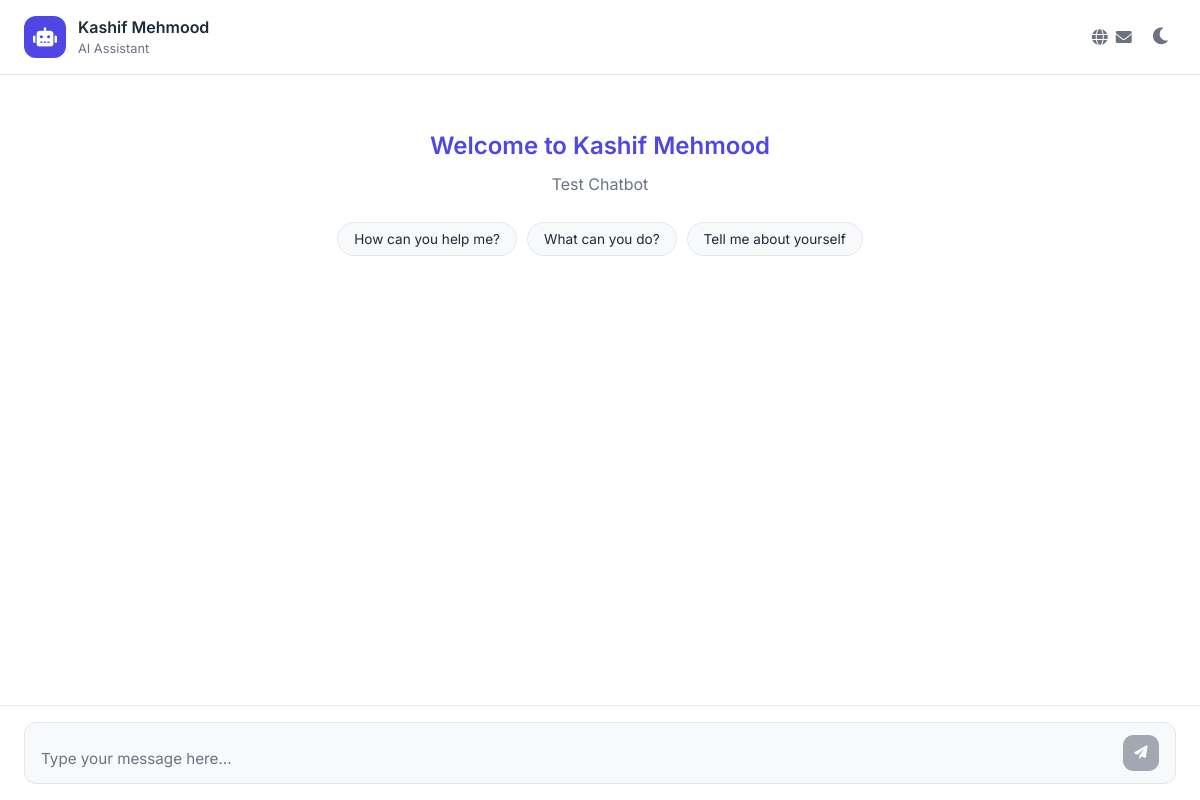
The app's page /chat/chat/353d27798adc42d5af5f081f400cd849/ with its own data.
### chat/models.py (models this page shows, shortened)
class Chatbot(models.Model):
    chatbot_id = models.UUIDField(primary_key=True, default=uuid.uuid4, editable=False)
    user = models.ForeignKey(User, on_delete=models.CASCADE)
    name = models.CharField(max_length=255, default="New Chatbot")
    description = models.TextField(null=True, blank=True)
    prompt = models.TextField(null=True, blank=True)
    llm_provider = models.CharField(max_length=255, choices=LLM_PROVIDER_CHOICES, default='openai')
    llm_model = models.CharField(max_length=255, choices=LLM_MODEL_CHOICES, default='gpt-4o-mini')
    is_active = models.BooleanField(default=True)
    is_public = models.BooleanField(default=False)
    created_at = models.DateTimeField(auto_now_add=True)
    updated_at = models.DateTimeField(auto_now=True)

class Channel(models.Model):
    channel_id = models.UUIDField(primary_key=True, default=uuid.uuid4, editable=False)
    chatbot = models.ForeignKey(Chatbot, on_delete=models.CASCADE)
    channel_type = models.CharField(max_length=255, choices=CHANNEL_TYPE_CHOICES)
    created_at = models.DateTimeField(auto_now_add=True)
    updated_at = models.DateTimeField(auto_now=True)

### chat/views.py (the view)
# urls.py: path('chat/<str:chatbot_id>/', views.public_conversation, name='public_conversation'),
def public_conversation(request, chatbot_id):
    try:
        chatbot = Chatbot.objects.get(chatbot_id=chatbot_id)
        channels = Channel.objects.filter(chatbot=chatbot)
        recent_messages = Message.objects.filter(
            conversation__chatbot=chatbot
        ).order_by('-created_at')[:10]
        context = {
            'chatbot': chatbot,
            'channels': channels,
            'recent_messages': recent_messages
        }
        return render(request, 'core/conversation.html', context)
    except Chatbot.DoesNotExist:
        return render(request, 'core/404.html', status=404)

### templates/core/conversation.html (shortened to what this page needs)
<!DOCTYPE html>
<html lang="en">
<head>
    <link rel="stylesheet" href="https://cdnjs.cloudflare.com/ajax/libs/font-awesome/6.0.0/css/all.min.css">
</head>
<body>
    <div class="chat-container">
        <header class="header">
            <div class="chatbot-info">
                <div class="avatar">
                    <i class="fas fa-robot"></i>
                </div>
                <div class="chatbot-details">
                    <h5>{{ chatbot.name }}</h5>
                    <small>AI Assistant</small>
                </div>
            </div>
            <div class="header-actions">
                <div class="channel-icons">
                    {% for channel in channels %}
                    <span class="channel-icon" title="{{ channel.get_channel_type_display }}">
                        {% if channel.channel_type == 'whatsapp' %}
                            <i class="fab fa-whatsapp"></i>
                        {% elif channel.channel_type == 'messenger' %}
                            <i class="fab fa-facebook-messenger"></i>
                        {% elif channel.channel_type == 'email' %}
                            <i class="fas fa-envelope"></i>
                        {% elif channel.channel_type == 'web' %}
                            <i class="fas fa-globe"></i>
                        {% elif channel.channel_type == 'sms' %}
                            <i class="fas fa-mobile-alt"></i>
                        {% endif %}
                    </span>
                    {% endfor %}
                </div>
                <button id="theme-toggle" class="theme-toggle" aria-label="Toggle dark mode">
                    <i class="fas fa-moon"></i>
                </button>
            </div>
        </header>
        <main class="messages-container" id="messages-container">
            <div class="welcome-container" id="welcome-container">
                <h2>Welcome to {{ chatbot.name }}</h2>
                <p>{{ chatbot.description }}</p>
                <div class="suggestion-chips">
                    <div class="suggestion-chip">How can you help me?</div>
                    <div class="suggestion-chip">What can you do?</div>
                    <div class="suggestion-chip">Tell me about yourself</div>
                </div>
            </div>
        </main>
        <div class="input-container">
            <form id="chat-form" class="message-form">
                <input
                    type="text"
                    id="user-input"
                    class="message-input"
                    placeholder="Type your message here..."
                    autocomplete="off">
                <button type="submit" class="send-button" id="send-button" disabled>
                    <i class="fas fa-paper-plane"></i>
                </button>
            </form>
        </div>
    </div>
</body>
</html>

### templates/core/conversation.html (style rules this page uses)
:root { --bg-primary: #ffffff; --bg-secondary: #f8f9fa; --color-primary: #4f46e5; --color-primary-hover: #4338ca; --color-text: #1f2937; --color-text-light: #6b7280; --user-message-bg: #4f46e5; --user-message-color: #ffffff; --bot-message-bg: #f3f4f6; --bot-message-color: #1f2937; --border-color: #e5e7eb; --shadow-color: rgba(0, 0, 0, 0.05); --scrollbar-thumb: #d1d5db; --scrollbar-track: #f3f4f6; }
* { box-sizing: border-box; margin: 0; padding: 0; transition: background-color 0.3s ease, color 0.3s ease; }
body { font-family: 'Inter', sans-serif; background-color: var(--bg-secondary); color: var(--color-text); height: 100vh; display: flex; flex-direction: column; overflow: hidden; }
.chat-container { display: flex; flex-direction: column; height: 100vh; max-width: 1200px; margin: 0 auto; background: var(--bg-primary); box-shadow: 0 0 20px var(--shadow-color); width: 100%; }
.header { padding: 1rem 1.5rem; background: var(--bg-primary); border-bottom: 1px solid var(--border-color); display: flex; align-items: center; justify-content: space-between; position: relative; z-index: 10; }
.chatbot-info { display: flex; align-items: center; gap: 12px; }
.avatar { width: 42px; height: 42px; border-radius: 12px; background: var(--color-primary); display: flex; align-items: center; justify-content: center; color: white; font-size: 1.2rem; }
.chatbot-details h5 { font-weight: 600; margin: 0; color: var(--color-text); font-size: 1rem; }
.chatbot-details small { color: var(--color-text-light); font-size: 0.8rem; }
.header-actions { display: flex; align-items: center; gap: 15px; }
.theme-toggle { background: none; border: none; color: var(--color-text-light); cursor: pointer; font-size: 1.2rem; padding: 5px; border-radius: 6px; }
.channel-icons { display: flex; gap: 8px; }
.channel-icon { color: var(--color-text-light); font-size: 1rem; }
.messages-container { flex: 1; overflow-y: auto; padding: 1.5rem; display: flex; flex-direction: column; gap: 1.5rem; scroll-behavior: smooth; }
.welcome-container { text-align: center; margin-bottom: 2rem; padding: 2rem 1rem; display: flex; flex-direction: column; align-items: center; justify-content: center; }
.welcome-container h2 { color: var(--color-primary); margin-bottom: 0.75rem; font-weight: 600; font-size: 1.5rem; }
.welcome-container p { color: var(--color-text-light); max-width: 500px; margin: 0 auto 1.5rem; line-height: 1.6; }
.suggestion-chips { display: flex; flex-wrap: wrap; gap: 10px; justify-content: center; max-width: 600px; }
.suggestion-chip { background: var(--bg-secondary); border: 1px solid var(--border-color); padding: 8px 16px; border-radius: 20px; font-size: 0.85rem; cursor: pointer; color: var(--color-text); transition: all 0.2s ease; }
.input-container { padding: 1rem 1.5rem; background: var(--bg-primary); border-top: 1px solid var(--border-color); }
.message-form { display: flex; align-items: flex-end; background: var(--bg-secondary); border-radius: 12px; padding: 12px 16px; border: 1px solid var(--border-color); gap: 10px; }
.message-input { flex: 1; border: none; background: transparent; color: var(--color-text); resize: none; padding: 0; font-family: 'Inter', sans-serif; font-size: 0.95rem; line-height: 1.5; }
.message-input::placeholder { color: var(--color-text-light); }
.send-button { background: var(--color-primary); color: white; border: none; width: 36px; height: 36px; border-radius: 10px; display: flex; align-items: center; justify-content: center; cursor: pointer; transition: all 0.2s ease; flex-shrink: 0; }
.send-button:disabled { background: var(--color-text-light); cursor: not-allowed; opacity: 0.6; }

### records on screen
Chatbot: name "Kashif Mehmood", description "Test Chatbot"
Channel: channel_type "web" (drawn)
Channel: channel_type "email" (drawn)
